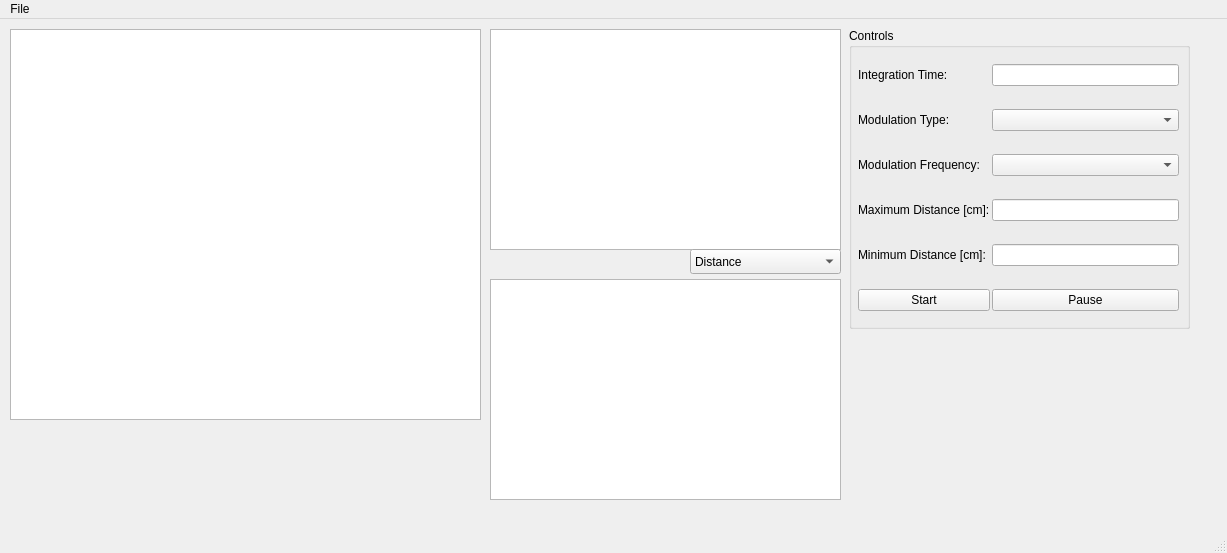
<?xml version="1.0" encoding="UTF-8"?>
<ui version="4.0">
 <class>PreviewWindow</class>
 <widget class="QMainWindow" name="PreviewWindow">
  <property name="geometry">
   <rect>
    <x>0</x>
    <y>0</y>
    <width>1227</width>
    <height>553</height>
   </rect>
  </property>
  <property name="windowTitle">
   <string>Preview Window</string>
  </property>
  <widget class="QWidget" name="centralwidget">
   <widget class="QGraphicsView" name="graphicsViewDCS">
    <property name="geometry">
     <rect>
      <x>10</x>
      <y>10</y>
      <width>471</width>
      <height>391</height>
     </rect>
    </property>
   </widget>
   <widget class="QGraphicsView" name="graphicsViewDistance">
    <property name="geometry">
     <rect>
      <x>490</x>
      <y>260</y>
      <width>351</width>
      <height>221</height>
     </rect>
    </property>
   </widget>
   <widget class="QGraphicsView" name="graphicsViewAmplitude">
    <property name="geometry">
     <rect>
      <x>490</x>
      <y>10</y>
      <width>351</width>
      <height>221</height>
     </rect>
    </property>
   </widget>
   <widget class="QGroupBox" name="groupBox">
    <property name="geometry">
     <rect>
      <x>849</x>
      <y>9</y>
      <width>341</width>
      <height>301</height>
     </rect>
    </property>
    <property name="title">
     <string>Controls</string>
    </property>
    <widget class="QWidget" name="gridLayoutWidget">
     <property name="geometry">
      <rect>
       <x>9</x>
       <y>19</y>
       <width>321</width>
       <height>281</height>
      </rect>
     </property>
     <layout class="QGridLayout" name="gridLayout">
      <property name="horizontalSpacing">
       <number>2</number>
      </property>
      <item row="4" column="1">
       <widget class="QComboBox" name="comboBoxModFrequency"/>
      </item>
      <item row="4" column="0">
       <widget class="QLabel" name="labelModFrequency">
        <property name="text">
         <string>Modulation Frequency:</string>
        </property>
       </widget>
      </item>
      <item row="2" column="1">
       <widget class="QLineEdit" name="lineEditIntTime"/>
      </item>
      <item row="2" column="0">
       <widget class="QLabel" name="labelIntTime">
        <property name="text">
         <string>Integration Time:</string>
        </property>
       </widget>
      </item>
      <item row="3" column="0">
       <widget class="QLabel" name="labelModType">
        <property name="text">
         <string>Modulation Type:</string>
        </property>
       </widget>
      </item>
      <item row="5" column="0">
       <widget class="QLabel" name="labelMaxDistance">
        <property name="text">
         <string>Maximum Distance [cm]:</string>
        </property>
       </widget>
      </item>
      <item row="6" column="0">
       <widget class="QLabel" name="labelMinDistance">
        <property name="text">
         <string>Minimum Distance [cm]:</string>
        </property>
       </widget>
      </item>
      <item row="3" column="1">
       <widget class="QComboBox" name="comboBoxModType"/>
      </item>
      <item row="6" column="1">
       <widget class="QLineEdit" name="lineEditMinDistance"/>
      </item>
      <item row="5" column="1">
       <widget class="QLineEdit" name="lineEditMaxDistance"/>
      </item>
      <item row="7" column="0">
       <widget class="QPushButton" name="pushButtonStart">
        <property name="text">
         <string>Start</string>
        </property>
       </widget>
      </item>
      <item row="7" column="1">
       <widget class="QPushButton" name="pushButtonPause">
        <property name="text">
         <string>Pause</string>
        </property>
       </widget>
      </item>
     </layout>
    </widget>
   </widget>
   <widget class="QComboBox" name="imageTypeSelect">
    <property name="geometry">
     <rect>
      <x>690</x>
      <y>230</y>
      <width>151</width>
      <height>25</height>
     </rect>
    </property>
    <item>
     <property name="text">
      <string>Distance</string>
     </property>
    </item>
    <item>
     <property name="text">
      <string>Amplitude</string>
     </property>
    </item>
   </widget>
  </widget>
  <widget class="QMenuBar" name="menubar">
   <property name="geometry">
    <rect>
     <x>0</x>
     <y>0</y>
     <width>1227</width>
     <height>22</height>
    </rect>
   </property>
   <widget class="QMenu" name="menuFile">
    <property name="title">
     <string>File</string>
    </property>
    <widget class="QMenu" name="menuAdd_Device">
     <property name="title">
      <string>Add Device</string>
     </property>
     <widget class="QMenu" name="menuTransmissometer">
      <property name="title">
       <string>Transmissometer</string>
      </property>
      <addaction name="actionAC_9"/>
      <addaction name="actionC_Star_PB_179"/>
     </widget>
     <widget class="QMenu" name="menuCamera">
      <property name="title">
       <string>Camera</string>
      </property>
      <addaction name="actionWebcam_2"/>
      <addaction name="actionEpc660_2"/>
      <addaction name="actionAndor_Xyla_5_5"/>
     </widget>
     <widget class="QMenu" name="menuOther">
      <property name="title">
       <string>Other</string>
      </property>
      <addaction name="actionHoloEye_Spatial_Light_Modulator"/>
     </widget>
     <addaction name="menuCamera"/>
     <addaction name="menuTransmissometer"/>
     <addaction name="actionDispenser"/>
     <addaction name="menuOther"/>
    </widget>
    <addaction name="separator"/>
    <addaction name="menuAdd_Device"/>
    <addaction name="actionLoad_Experiment"/>
    <addaction name="actionAdd_Save_Path"/>
   </widget>
   <addaction name="menuFile"/>
  </widget>
  <widget class="QStatusBar" name="statusbar"/>
  <action name="actionLoad_Experiment">
   <property name="text">
    <string>Load Experiment</string>
   </property>
  </action>
  <action name="actionEpc660">
   <property name="text">
    <string>Epc660</string>
   </property>
  </action>
  <action name="actionDispenser">
   <property name="text">
    <string>Dispenser</string>
   </property>
  </action>
  <action name="actionAC_9">
   <property name="text">
    <string>Seabird Scientific AC-9</string>
   </property>
  </action>
  <action name="actionC_Star_PB_179">
   <property name="text">
    <string>Seabird Scientific C-Star PB-179</string>
   </property>
  </action>
  <action name="actionEpc660_2">
   <property name="text">
    <string>Epc660</string>
   </property>
  </action>
  <action name="actionWebcam_2">
   <property name="text">
    <string>Webcam</string>
   </property>
  </action>
  <action name="actionAndor_Xyla_5_5">
   <property name="text">
    <string>Andor Xyla 5.5</string>
   </property>
  </action>
  <action name="actionHoloEye_Spatial_Light_Modulator">
   <property name="text">
    <string>HoloEye SLM</string>
   </property>
  </action>
  <action name="actionAdd_Save_Path">
   <property name="text">
    <string>Add Save Path</string>
   </property>
  </action>
 </widget>
 <resources/>
 <connections/>
</ui>
